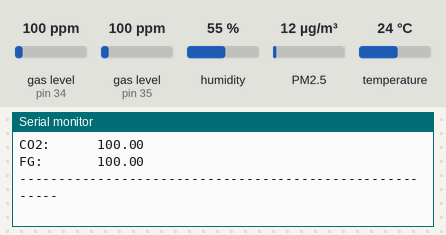
A sketch run on a simulated Arduino Nano, built with avr-gcc and run on an emulated ATmega328P. Parts: the last lines printed to the serial monitor. The test bench sets the inputs (shaded band); at power-on: gas level (sensors on pin 34, pin 35) 100 ppm, humidity 55 %, PM2.5 12 µg/m³, temperature 24 °C.

Above: at 2.2 s.
2.3 s: gas level (sensor on pin 34) set to 20 ppm
At 3.1 s:
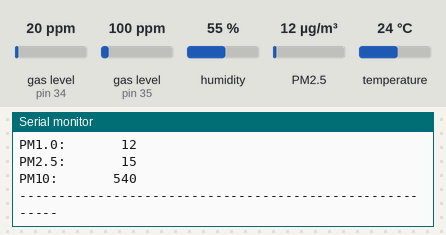
3.8 s: gas level (sensor on pin 35) set to 20 ppm
At 4.6 s:
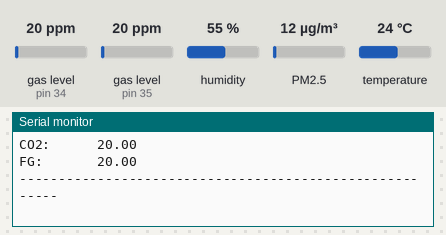
5.3 s: humidity set to 22 %
At 6.1 s:
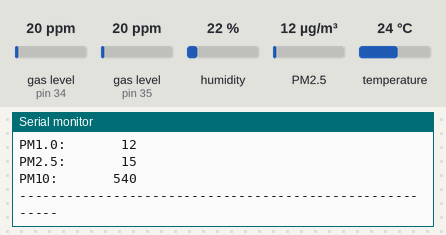
6.8 s: PM2.5 set to 6 µg/m³
At 7.3 s:
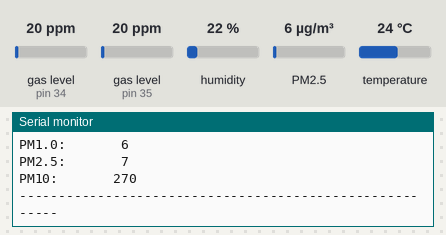
8.3 s: temperature set to 12 °C
At 8.9 s:
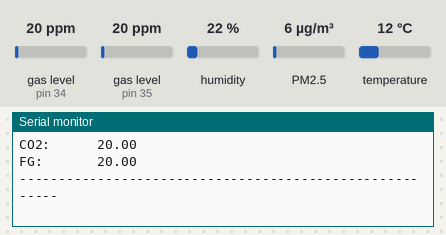
9.8 s: gas level (sensor on pin 34) set to 250 ppm
At 11.0 s:
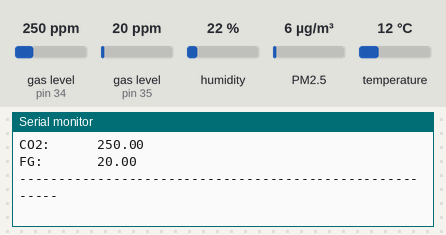
Timing chart, 0 to 12.3 s (numbered marks = the images above; inputs shaded):
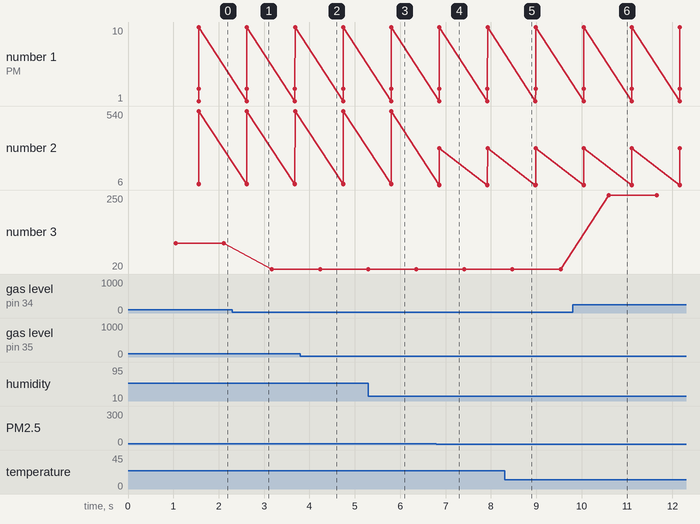

Measured:
- after the input at 3.8 s, the serial monitor: prints a new line after 0.43 s (image 2)
- after the input at 6.8 s, the serial monitor: prints a new line after 0.06 s (image 4)
- after the input at 8.3 s, the serial monitor: prints a new line after 0.17 s (image 5)
- after the input at 9.8 s, the serial monitor: prints a new line after 0.80 s (image 6)
- plotted number 2: 540 → 270 after the input at 6.8 s
- plotted number 3: 100 → 20 after the input at 2.3 s, 20 → 250 after the input at 9.8 s

The sketch:

dominic_pms7003.ino
```cpp
#include <MQUnifiedsensor.h>
#include <Wire.h>
#include "Adafruit_HTU21DF.h"
#include "Adafruit_PM25AQI.h"
#include <SoftwareSerial.h>
SoftwareSerial pmSerial(18, 19);

//initialize
Adafruit_HTU21DF htu = Adafruit_HTU21DF();
Adafruit_PM25AQI aqi = Adafruit_PM25AQI();


#define         Board                   ("Arduino NANO")
#define         Pin135                   (34)  //Analog input 2 of your arduino
#define         Pin9                     (35)  //Analog input 7 of your arduino

#define         RatioMQ135CleanAir        (3.6) //RS / R0 = 10 ppm
#define         RatioMQ9CleanAir          (9.6) //RS / R0 = 9.6 ppm
#define         ADC_Bit_Resolution        (12) // 10 bit ADC
#define         Voltage_Resolution        (5) // Volt resolution to calc the voltage
#define         Type                      ("Arduino NANO") //Board used

//Declare Sensor
MQUnifiedsensor MQ135(Board, Voltage_Resolution, ADC_Bit_Resolution, Pin135, Type);
MQUnifiedsensor MQ9(Board, Voltage_Resolution, ADC_Bit_Resolution, Pin9, Type);

float co2; float fg; float t; float h; int pm05;
int pm10; int pm25; int pm100;

void setup() {
  Serial.begin(115200);
  pmSerial.begin(9600);
  MQ135.init();
  MQ135.setRegressionMethod(1); //_PPM =  a*ratio^b
  MQ135.setR0(9.03);
  MQ9.init();
  MQ9.setRegressionMethod(1); //_PPM =  a*ratio^b
  MQ9.setR0(13.93);
  delay(1000);


  //HTU
  if (!htu.begin()) {
    Serial.println("Couldn't find sensor!");
    while (1);
  }

  //PMS
  if (! aqi.begin_UART(&pmSerial)) { // connect to the sensor over software serial
    Serial.println("Could not find PM 2.5 sensor!");
    while (1) delay(10);
  }

  Serial.println("PM25 found!");
}

void loop() {

//HTU
  t = htu.readTemperature();
  h = htu.readHumidity();
  Serial.print("Temperature:      "); Serial.println(t);
  Serial.print("Humidity:       "); Serial.println(h);
  Serial.println("--------------------------------------------------------");

//MQ sensor
  MQ135.update();
  MQ9.update();
  MQ135.setA(110.47); MQ135.setB(-2.862); //CO2
  float co2 = MQ135.readSensor();
  MQ9.setA(1000.5); MQ9.setB(-2.186); //flamable gas
  float fg = MQ9.readSensor();

  Serial.print("CO2:      "); Serial.println(co2);
  Serial.print("FG:       "); Serial.println(fg);
  Serial.println("--------------------------------------------------------");
  delay(500);

  //PMS
  PM25_AQI_Data data;

  if (! aqi.read(&data)) {
    Serial.println("Could not read from AQI");
    delay(500);  // try again in a bit!
    return;
  }
  Serial.println("AQI reading success");
  pm05 = data.pm10_env;
  pm10 = data.pm25_env;
  pm25 = data.pm100_env;
  pm100 = data.particles_05um;

  Serial.print("PM0.5:      "); Serial.println(pm05);
  Serial.print("PM1.0:       "); Serial.println(pm10);
  Serial.print("PM2.5:       "); Serial.println(pm25);
  Serial.print("PM10:       "); Serial.println(pm100);
  Serial.println("--------------------------------------------------------");
  delay(500);
}
```
